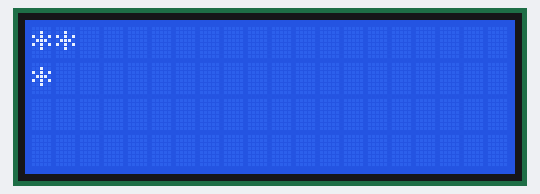
Bench run of a sketch on a simulated Arduino Uno, built with avr-gcc and run on an emulated ATmega328P. Parts: 20×4 character LCD.

Above: at 0.6 s.
At 1.6 s:
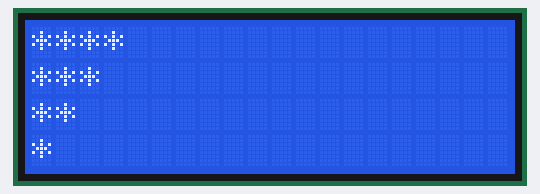
At 2.6 s:
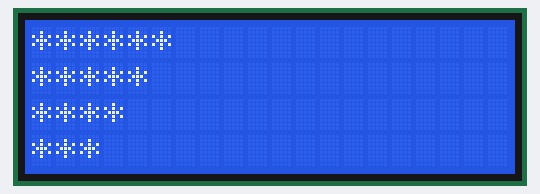
At 5.2 s:
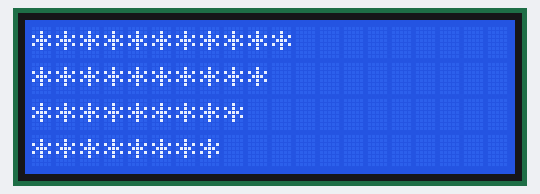
At 7.2 s:
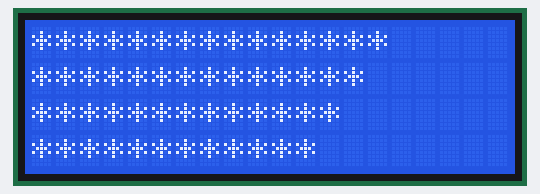
At 9.7 s:
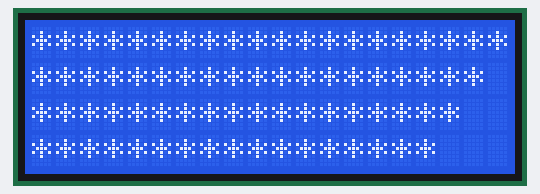

The sketch:

trianglePrinting.ino
```cpp
#include <Wire.h>
#include <LiquidCrystal_I2C.h>

LiquidCrystal_I2C lcd(0x27, 20, 4);
int count=0;

void setup()
{
  lcd.init();
  lcd.backlight();

  for (int i=0; i<20; i++) {
    if (i < 4) {                      // Edit this line
      for (int j=0; j<i+1; j++) {
        lcd.setCursor(i-j,j);          // Edit this line
        lcd.print("*");
      }
    }

    else {
      for (int j=0; j<4; j++) {
        lcd.setCursor(i-j,j);         // Edit this line
        lcd.print("*");
      }
    }

    delay(500);
  }
}

void loop() {}
```

Measured:
- what the display in image 0 shows lasts 0.5 s, from 0.6 s to 1.1 s
